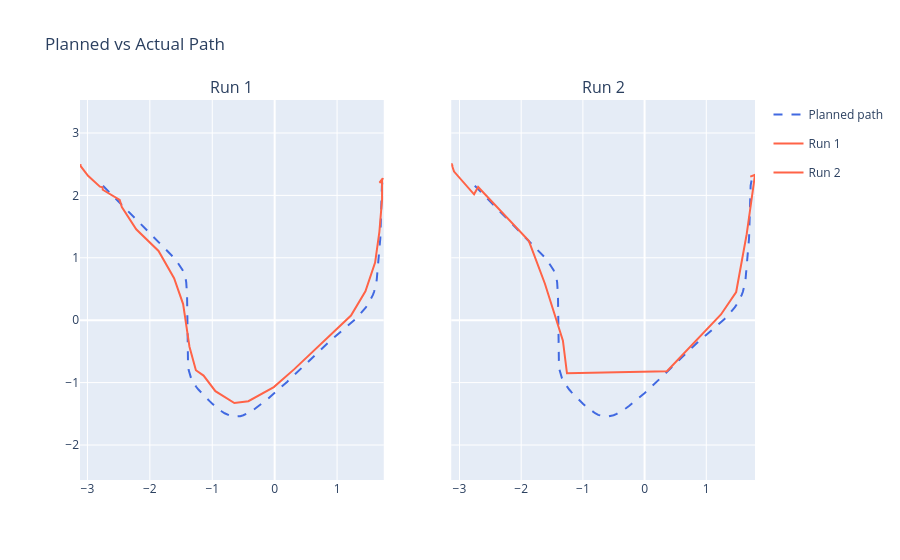

The notebook cell saved with this chart:
### Markdown cell above
### 2. **Path Visualization**

### Code cell
from plotly.subplots import make_subplots
import plotly.graph_objects as go

fig = make_subplots(rows=1, cols=2,
                    subplot_titles=['Run 1', 'Run 2'],
                    shared_yaxes=True)

for col, (actual_df, title) in enumerate(zip([actual, actual_2], ['Run 1', 'Run 2']), start=1):
    fig.add_trace(go.Scatter(
        x=last_plan['x'], y=last_plan['y'],
        mode='lines', name='Planned path',
        line=dict(color='royalblue', dash='dash', width=2),
        legendgroup='plan', showlegend=(col == 1)
    ), row=1, col=col)
    fig.add_trace(go.Scatter(
        x=actual_df['pos_x'], y=actual_df['pos_y'],
        mode='lines', name=title,
        line=dict(color='tomato', width=2),
        legendgroup=title
    ), row=1, col=col)

fig.update_yaxes(scaleanchor='x', scaleratio=1)
fig.update_layout(title='Planned vs Actual Path', hovermode='closest')
fig.show()

### Figure 1 — Plotly figure (JSON) as saved in the notebook; plotly's stock layout.template omitted (floating-point values rounded to 4 significant figures; data arrays with more than 128 entries replaced by an {"elided": "..."} marker saying what was removed)
{"data": [{"legendgroup": "plan", "line": {"color": "royalblue", "dash": "dash", "width": 2}, "mode": "lines", "name": "Planned path", "showlegend": true, "type": "scatter", "x": {"elided": "164 float values"}, "xaxis": "x", "y": {"elided": "164 float values"}, "yaxis": "y"}, {"legendgroup": "Run 1", "line": {"color": "tomato", "width": 2}, "mode": "lines", "name": "Run 1", "type": "scatter", "x": [-3.095, -3.095, -3.119, -3.114, -3.117, -2.99, -2.8, -2.754, -2.756, -2.758, -2.759, -2.76, -2.76, -2.76, -2.755, -2.483, -2.449, -2.219, -1.861, -1.612, -1.467, -1.365, -1.262, -1.139, -0.9497, -0.6457, -0.4215, -0.0136, 0.3103, 0.8343, 1.223, 1.454, 1.609, 1.678, 1.721, 1.721, 1.68, 1.732, 1.738, 1.737, 1.736, 1.735, 1.734], "xaxis": "x", "y": [2.479, 2.48, 2.487, 2.482, 2.481, 2.314, 2.14, 2.128, 2.131, 2.133, 2.133, 2.135, 2.135, 2.136, 2.09, 1.926, 1.812, 1.457, 1.11, 0.6737, 0.2576, -0.4247, -0.8021, -0.8875, -1.138, -1.328, -1.298, -1.072, -0.7883, -0.2972, 0.0745, 0.4634, 0.9221, 1.415, 1.935, 2.222, 2.204, 2.274, 2.272, 2.268, 2.263, 2.258, 2.256], "yaxis": "y"}, {"legendgroup": "plan", "line": {"color": "royalblue", "dash": "dash", "width": 2}, "mode": "lines", "name": "Planned path", "showlegend": false, "type": "scatter", "x": {"elided": "164 float values"}, "xaxis": "x2", "y": {"elided": "164 float values"}, "yaxis": "y2"}, {"legendgroup": "Run 2", "line": {"color": "tomato", "width": 2}, "mode": "lines", "name": "Run 2", "type": "scatter", "x": [-3.109, -3.133, -3.088, -2.764, -2.698, -2.096, -1.876, -1.615, -1.323, -1.258, 0.3626, 1.238, 1.484, 1.655, 1.79, 1.713, 1.781], "xaxis": "x2", "y": [2.471, 2.513, 2.382, 2.017, 2.135, 1.514, 1.271, 0.5843, -0.329, -0.8513, -0.8185, 0.0919, 0.4514, 1.379, 2.328, 2.3, 2.325], "yaxis": "y2"}], "layout": {"annotations": [{"font": {"size": 16}, "showarrow": false, "text": "Run 1", "x": 0.225, "xanchor": "center", "xref": "paper", "y": 1, "yanchor": "bottom", "yref": "paper"}, {"font": {"size": 16}, "showarrow": false, "text": "Run 2", "x": 0.775, "xanchor": "center", "xref": "paper", "y": 1, "yanchor": "bottom", "yref": "paper"}], "hovermode": "closest", "title": {"text": "Planned vs Actual Path"}, "xaxis": {"anchor": "y", "domain": [0, 0.45]}, "xaxis2": {"anchor": "y2", "domain": [0.55, 1]}, "yaxis": {"anchor": "x", "domain": [0, 1], "scaleanchor": "x", "scaleratio": 1}, "yaxis2": {"anchor": "x2", "domain": [0, 1], "matches": "y", "scaleanchor": "x", "scaleratio": 1, "showticklabels": false}}}
